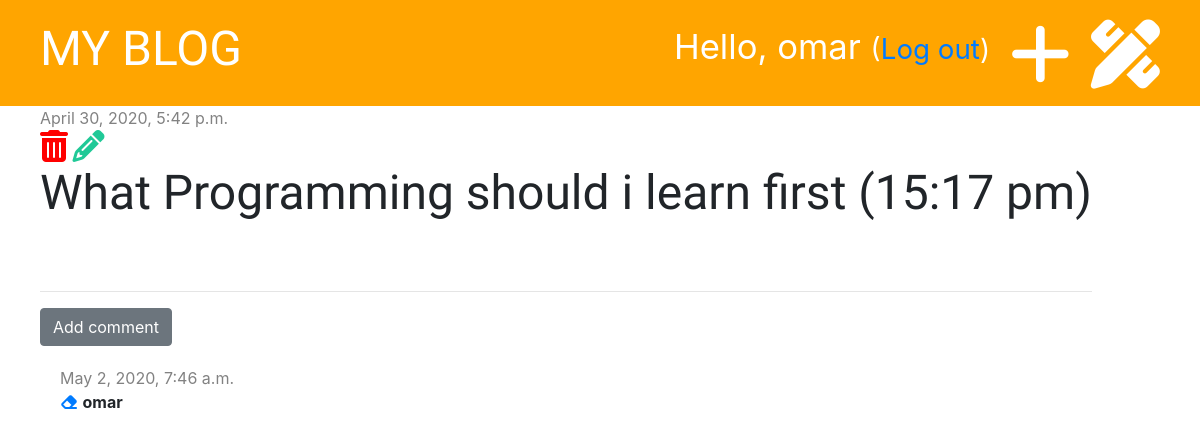
The app's page /post/1/ (signed in) with its own data.
### bolg/models.py (models this page shows, shortened)
class Post(models.Model):
    author =  models.ForeignKey('auth.User', on_delete=models.CASCADE)
    title = models.CharField(max_length=200)
    text = models.TextField()
    created_date = models.DateTimeField(default=timezone.now)
    published_date = models.DateTimeField(blank=True, null=True)

class Comment(models.Model):
    post = models.ForeignKey('bolg.Post', on_delete=models.CASCADE, related_name='comments')
    author = models.CharField(max_length=200)
    created_date = models.DateTimeField(default=timezone.now())
    text = models.TextField()
    approved = models.BooleanField(default=False)

### bolg/views.py (the view)
# urls.py: path('post/<int:pk>/', views.post_detail, name='post_detail'),
def post_detail(request, pk):
    post = get_object_or_404(Post, pk=pk)
    stuff_for_frontend = {'post':post}
    return render(request, 'bolg/post_detail.html', stuff_for_frontend)

### bolg/templatetags/markdownify.py (called while the page is built)
@register.filter
def markdown(value):
    renderer = HighlightRenderer()
    markdown = mistune.Markdown(renderer=renderer)
    return markdown(value)

### bolg/templates/bolg/post_detail.html (shortened to what this page needs)
{% extends 'bolg/base.html' %}
{% load markdownify %}
{% block content %}
    <div class="post">
        {% if post.published_date %}
            <div class="date">
                {{ post.published_date }}
            </div>
        {% else %}
            <a href="{% url 'post_publish' pk=post.pk %}" class="btn btn-primary">Publish</a>
        {% endif %}
        {% if user.is_authenticated %}
            <a href="{% url 'delete_post' pk=post.pk %}" onclick="confirm('Are you sure, you want to delete this post?')"><i class="fas fa-trash-alt fa-2x" style="color: red;"></i></a>
            <a href="{% url 'post_edit' pk=post.pk %}"><i class="fas fa-pencil-alt fa-2x" style="color: #20c997;"></i></a>
        {% endif %}
        <h1>{{ post.title }}</h1>
    </div>
    <hr>
    <a href="{% url 'add_comment_to_post' pk=post.pk %}" class="btn btn-secondary">Add comment</a>
    {% for comment in post.comments.all %}
        {% if user.is_authenticated or comment.approved %}
            <div class="comment">
                <div class="date">
                    {{ comment.created_date }}
                </div>
                {% if comment.approved and user.is_authenticated %}
                    <a href="{% url 'comment_remove' pk=comment.pk %}"><i class="fas fa-eraser"></i></a>
                {% endif %}
                <strong>{{ comment.author }}</strong>
            </div>
        {% endif %}
    {% empty %}
        <p>No comments yet...</p>
    {% endfor %}
{% endblock %}

### bolg/templates/bolg/base.html (shortened to what this page needs)
{% load static %}
<!DOCTYPE html>
<html lang="en">
<head>
    <link rel="stylesheet" href="https://maxcdn.bootstrapcdn.com/bootstrap/4.0.0/css/bootstrap.min.css">
    <link rel="stylesheet" href="{% static 'css/bolg.css' %}" type="text/css">
    <link rel="stylesheet" href="{% static 'css/zenburn.css' %}" type="text/css">
<body>
<div class="page-header">
    {% if user.is_authenticated %}
        <a href="{% url 'post_draft_list' %}" class="top-menu"><i class="fas fa-pencil-ruler fa-2x"></i></a>
        <a href="{% url 'post_new' %}" class="top-menu"><i class="fas fa-plus fa-2x"></i></a>
        <p class="top-menu">Hello, {{ user.username }} <small>(<a href="{% url 'logout' %}">Log out</a>)</small></p>
        {% else %}
        <a href="{% url 'login' %}" class="top-menu"><i class="fas fa-sign-in-alt fa-2x"></i></a>
    {% endif %}
    <h1><a href="{% url 'post_list' %}">MY BLOG</a></h1>
</div>
<div class="content container">
    <div class="row">
        <div style="flex-direction: colomn;">
            {% block content %}
            {% endblock %}
        </div>
    </div>
</div>
</body>
</html>

### bolg/static/css/bolg.css (style rules this page uses)
.page-header { background-color: orange; padding: 20px 20px 20px 40px; margin-top: 0; }
.page-header h1, .page-header h1 a { color: #ffffff; font-size: 36pt; text-decoration-line: none; }
.content { margin-left: 40px; }
h1, h2, h3, h4 { font-family: 'Tangerine', 'Inconsolata', 'Droid Sans', serif; font-size: 48px; }
.date { color: #828282; }
.post { margin-bottom: 70px; }
.page-header .top-menu { color: #ffffff; float: right; font-size: 26pt; margin-right: 20px; }
.comment { margin: 20px 0px 20px 20px; }

### records on screen
Post: published_date "April 30, 2020, 5:42 p.m.", title "What Programming should i learn first (15:17 pm)"
Comment: created_date "May 2, 2020, 7:46 a.m.", approved True (drawn), author "omar"

### other values on screen
{{ user.username }} "omar"
